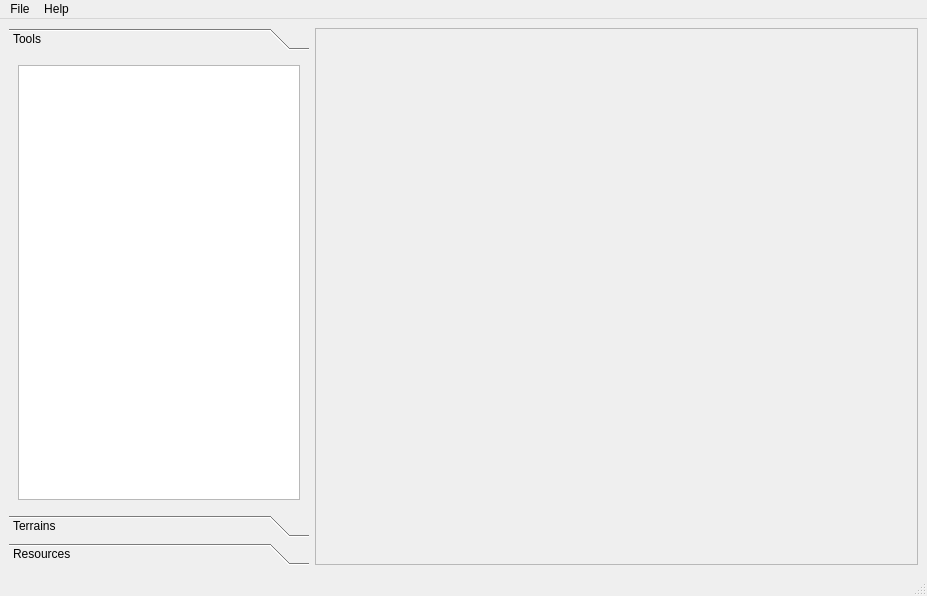
<?xml version="1.0" encoding="UTF-8"?>
<ui version="4.0">
 <class>MainForm</class>
 <widget class="QMainWindow" name="MainForm">
  <property name="geometry">
   <rect>
    <x>0</x>
    <y>0</y>
    <width>927</width>
    <height>596</height>
   </rect>
  </property>
  <property name="windowTitle">
   <string>Nyaaaaaaa!!!!!!!!!!!</string>
  </property>
  <widget class="QWidget" name="centralwidget">
   <layout class="QHBoxLayout" name="horizontalLayout_2">
    <item>
     <widget class="QToolBox" name="toolBox">
      <property name="minimumSize">
       <size>
        <width>300</width>
        <height>0</height>
       </size>
      </property>
      <property name="maximumSize">
       <size>
        <width>300</width>
        <height>16777215</height>
       </size>
      </property>
      <property name="currentIndex">
       <number>0</number>
      </property>
      <widget class="QWidget" name="page_0">
       <property name="geometry">
        <rect>
         <x>0</x>
         <y>0</y>
         <width>290</width>
         <height>451</height>
        </rect>
       </property>
       <attribute name="label">
        <string>Tools</string>
       </attribute>
       <layout class="QVBoxLayout" name="verticalLayout_3">
        <item>
         <widget class="QListWidget" name="toolsListWidget"/>
        </item>
       </layout>
      </widget>
      <widget class="QWidget" name="page_1">
       <property name="geometry">
        <rect>
         <x>0</x>
         <y>0</y>
         <width>290</width>
         <height>451</height>
        </rect>
       </property>
       <attribute name="label">
        <string>Terrains</string>
       </attribute>
       <layout class="QVBoxLayout" name="verticalLayout">
        <item>
         <widget class="QListWidget" name="terrainListWidget"/>
        </item>
       </layout>
      </widget>
      <widget class="QWidget" name="page_2">
       <property name="geometry">
        <rect>
         <x>0</x>
         <y>0</y>
         <width>290</width>
         <height>451</height>
        </rect>
       </property>
       <attribute name="label">
        <string>Resources</string>
       </attribute>
       <layout class="QVBoxLayout" name="verticalLayout_2">
        <item>
         <widget class="QListWidget" name="resourceListWidget"/>
        </item>
       </layout>
      </widget>
     </widget>
    </item>
    <item>
     <widget class="QScrollArea" name="scrollArea">
      <property name="widgetResizable">
       <bool>true</bool>
      </property>
      <widget class="QWidget" name="scrollAreaWidgetContents_2">
       <property name="geometry">
        <rect>
         <x>0</x>
         <y>0</y>
         <width>609</width>
         <height>539</height>
        </rect>
       </property>
       <layout class="QGridLayout" name="gridLayout">
        <item row="0" column="0">
         <widget class="MapArea" name="mapArea" native="true">
          <property name="sizePolicy">
           <sizepolicy hsizetype="Fixed" vsizetype="Fixed">
            <horstretch>0</horstretch>
            <verstretch>0</verstretch>
           </sizepolicy>
          </property>
          <property name="minimumSize">
           <size>
            <width>300</width>
            <height>300</height>
           </size>
          </property>
         </widget>
        </item>
       </layout>
      </widget>
     </widget>
    </item>
   </layout>
  </widget>
  <widget class="QMenuBar" name="menubar">
   <property name="geometry">
    <rect>
     <x>0</x>
     <y>0</y>
     <width>927</width>
     <height>22</height>
    </rect>
   </property>
   <widget class="QMenu" name="menuFile">
    <property name="title">
     <string>File</string>
    </property>
    <addaction name="actionNew"/>
    <addaction name="separator"/>
    <addaction name="actionLoad"/>
    <addaction name="actionSave"/>
    <addaction name="separator"/>
    <addaction name="actionExit"/>
   </widget>
   <widget class="QMenu" name="menuHelp">
    <property name="title">
     <string>Help</string>
    </property>
    <addaction name="actionAbout"/>
   </widget>
   <addaction name="menuFile"/>
   <addaction name="menuHelp"/>
  </widget>
  <widget class="QStatusBar" name="statusbar"/>
  <action name="actionNew">
   <property name="text">
    <string>New</string>
   </property>
   <property name="shortcut">
    <string>Ctrl+N</string>
   </property>
  </action>
  <action name="actionLoad">
   <property name="text">
    <string>Load</string>
   </property>
   <property name="shortcut">
    <string>Ctrl+L</string>
   </property>
  </action>
  <action name="actionSave">
   <property name="text">
    <string>Save</string>
   </property>
   <property name="shortcut">
    <string>Ctrl+S</string>
   </property>
  </action>
  <action name="actionExit">
   <property name="text">
    <string>Exit</string>
   </property>
   <property name="shortcut">
    <string>Ctrl+Q</string>
   </property>
  </action>
  <action name="actionAbout">
   <property name="text">
    <string>About</string>
   </property>
  </action>
 </widget>
 <customwidgets>
  <customwidget>
   <class>MapArea</class>
   <extends>QWidget</extends>
   <header location="global">MapArea.h</header>
   <container>1</container>
  </customwidget>
 </customwidgets>
 <resources/>
 <connections>
  <connection>
   <sender>actionNew</sender>
   <signal>triggered()</signal>
   <receiver>MainForm</receiver>
   <slot>FileNew()</slot>
   <hints>
    <hint type="sourcelabel">
     <x>-1</x>
     <y>-1</y>
    </hint>
    <hint type="destinationlabel">
     <x>399</x>
     <y>299</y>
    </hint>
   </hints>
  </connection>
  <connection>
   <sender>terrainListWidget</sender>
   <signal>currentItemChanged(QListWidgetItem*,QListWidgetItem*)</signal>
   <receiver>MainForm</receiver>
   <slot>CurrentItemChanged(QListWidgetItem*,QListWidgetItem*)</slot>
   <hints>
    <hint type="sourcelabel">
     <x>53</x>
     <y>104</y>
    </hint>
    <hint type="destinationlabel">
     <x>0</x>
     <y>108</y>
    </hint>
   </hints>
  </connection>
  <connection>
   <sender>resourceListWidget</sender>
   <signal>currentItemChanged(QListWidgetItem*,QListWidgetItem*)</signal>
   <receiver>MainForm</receiver>
   <slot>CurrentItemChanged(QListWidgetItem*,QListWidgetItem*)</slot>
   <hints>
    <hint type="sourcelabel">
     <x>40</x>
     <y>139</y>
    </hint>
    <hint type="destinationlabel">
     <x>0</x>
     <y>149</y>
    </hint>
   </hints>
  </connection>
  <connection>
   <sender>toolBox</sender>
   <signal>currentChanged(int)</signal>
   <receiver>MainForm</receiver>
   <slot>CurrentToolboxItemChanged(int)</slot>
   <hints>
    <hint type="sourcelabel">
     <x>80</x>
     <y>47</y>
    </hint>
    <hint type="destinationlabel">
     <x>2</x>
     <y>476</y>
    </hint>
   </hints>
  </connection>
  <connection>
   <sender>actionSave</sender>
   <signal>triggered()</signal>
   <receiver>MainForm</receiver>
   <slot>FileSave()</slot>
   <hints>
    <hint type="sourcelabel">
     <x>-1</x>
     <y>-1</y>
    </hint>
    <hint type="destinationlabel">
     <x>463</x>
     <y>297</y>
    </hint>
   </hints>
  </connection>
  <connection>
   <sender>actionLoad</sender>
   <signal>triggered()</signal>
   <receiver>MainForm</receiver>
   <slot>FileLoad()</slot>
   <hints>
    <hint type="sourcelabel">
     <x>-1</x>
     <y>-1</y>
    </hint>
    <hint type="destinationlabel">
     <x>463</x>
     <y>297</y>
    </hint>
   </hints>
  </connection>
  <connection>
   <sender>actionExit</sender>
   <signal>triggered()</signal>
   <receiver>MainForm</receiver>
   <slot>close()</slot>
   <hints>
    <hint type="sourcelabel">
     <x>-1</x>
     <y>-1</y>
    </hint>
    <hint type="destinationlabel">
     <x>463</x>
     <y>297</y>
    </hint>
   </hints>
  </connection>
  <connection>
   <sender>actionAbout</sender>
   <signal>triggered()</signal>
   <receiver>MainForm</receiver>
   <slot>HelpAbout()</slot>
   <hints>
    <hint type="sourcelabel">
     <x>-1</x>
     <y>-1</y>
    </hint>
    <hint type="destinationlabel">
     <x>463</x>
     <y>297</y>
    </hint>
   </hints>
  </connection>
  <connection>
   <sender>toolsListWidget</sender>
   <signal>currentItemChanged(QListWidgetItem*,QListWidgetItem*)</signal>
   <receiver>MainForm</receiver>
   <slot>CurrentItemChanged(QListWidgetItem*,QListWidgetItem*)</slot>
   <hints>
    <hint type="sourcelabel">
     <x>153</x>
     <y>340</y>
    </hint>
    <hint type="destinationlabel">
     <x>463</x>
     <y>297</y>
    </hint>
   </hints>
  </connection>
 </connections>
 <slots>
  <slot>FileNew()</slot>
  <slot>CurrentItemChanged(QListWidgetItem*,QListWidgetItem*)</slot>
  <slot>CurrentToolboxItemChanged(int)</slot>
  <slot>FileSave()</slot>
  <slot>FileLoad()</slot>
  <slot>FileExit()</slot>
  <slot>HelpAbout()</slot>
 </slots>
</ui>
